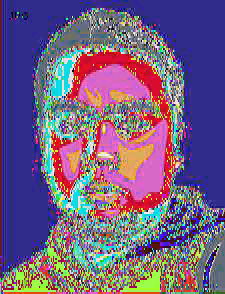
#> input picture enc.png, 225 x 294 px
$ python decrypt.py
#> lines starting #> are read from the running program, lines starting #| are printed output that depends on the picture
import imageio as img
import numpy as np
import matplotlib.pyplot as plt

def isOne (m):
    a = m [0] [0]
    b = m[0] [1]
    c = m[1] [0]
    d = m [1] [1]
    return (a*d) - (b*c)==1
def decrypt (image,m):
    if not isOne(m):
        return " Determinan Matrik harus 1"
    result = np.zeros_like(image)
    d = m [0] [0]
    b =256- m[0] [1]
    c =256- m[1] [0]
    a = m[1] [1]

    for i in range (0,image.shape[0]-1,2):
        for j in range (0,image.shape[1]):

            r1 = ((image[i,j,0] * a)+ (image[i+1,j,0] * c)) %256
            r2 = ((image[i,j,0] * a)+ (image[i+1,j,0] * c)) %256

            g1 = ((image[i,j,0] * a)+ (image[i+1,j,1] * c)) %256
            g2 = ((image[i,j,0] * a)+ (image[i+1,j,1] * c)) %256

            b1 = ((image[i,j,0] * a)+ (image[i+1,j,2] * c)) %256
            b2 = ((image[i,j,0] * a)+ (image[i+1,j,2] * c)) %256

            result[i,j,0] = r1
            result[i+1,j,0] = r2
            result[i,j,1] = g1
            result[i+1,j,1] = g2
            result[i,j,2] = b1
            result[i+1,j,2] = b2


    return result

image = img.imread("enc.png")
#> image is the input picture: shape (294, 225, 3); mean R, G, B 114.8, 95.8, 130.1
m = np.array ([
    [3,2],
    [7,5]
])

imgEnc = decrypt (image,m)
#> after the loop in decrypt, `for i in range (0,image.shape[0]-1,2):`:
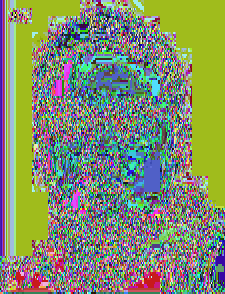
#> result: shape (294, 225, 3); mean R, G, B 129.6, 140.8, 110.7
plt.figure(figsize=(10,10))
plt.subplot(1,3,1)
plt.imshow(image)
plt.subplot(1,3,2)
plt.imshow(imgEnc)
plt.show()
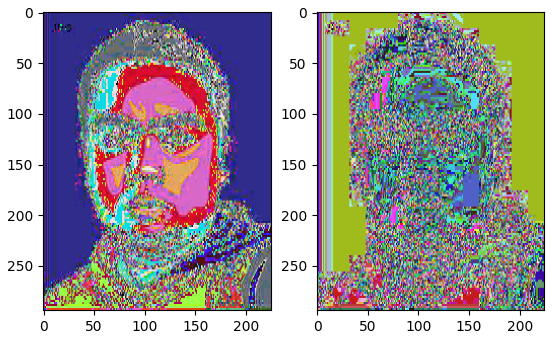
#> figure drawn by matplotlib, 2 panels

img.imwrite('dec.png',imgEnc)
